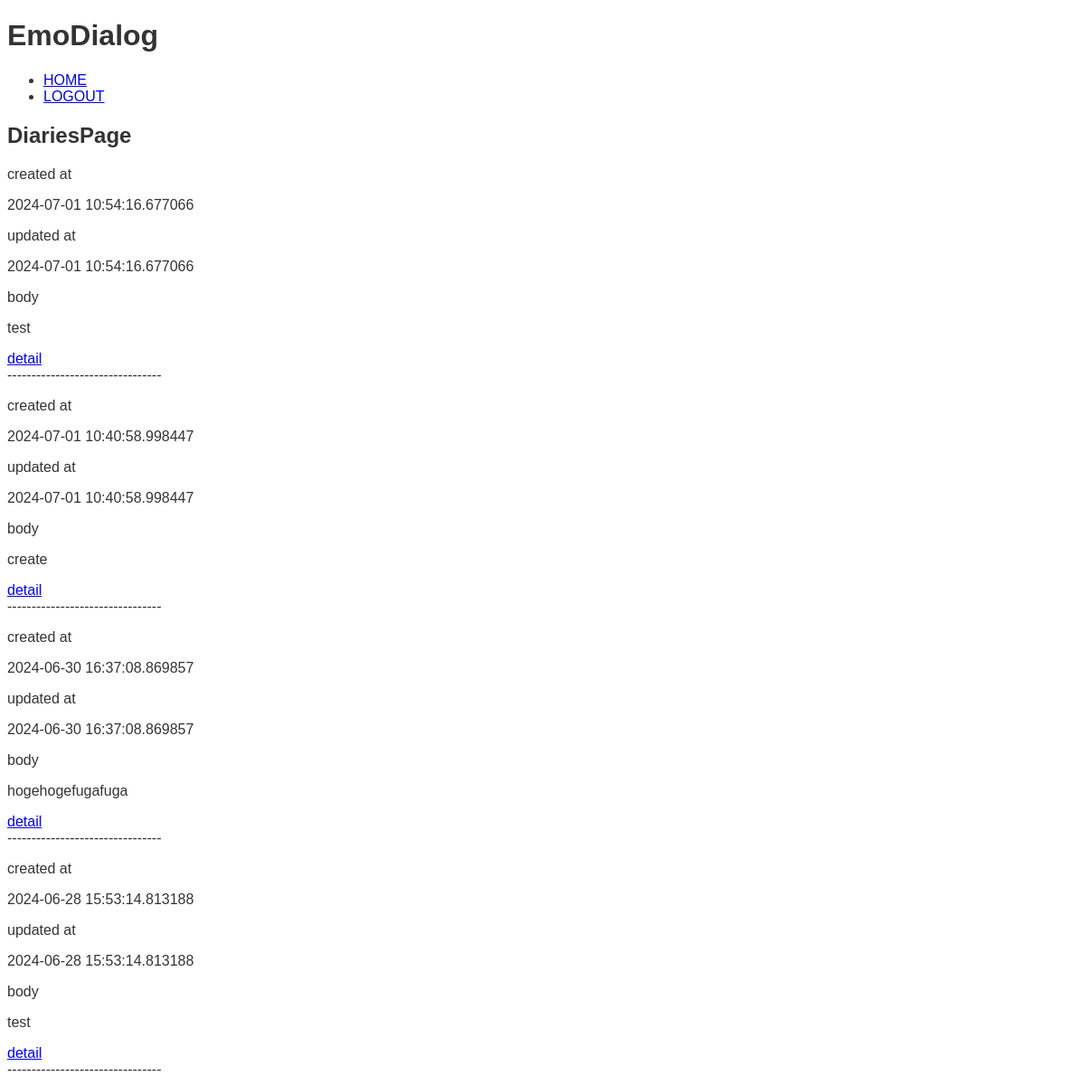
The page /diaries (signed in) on the database as committed earlier.
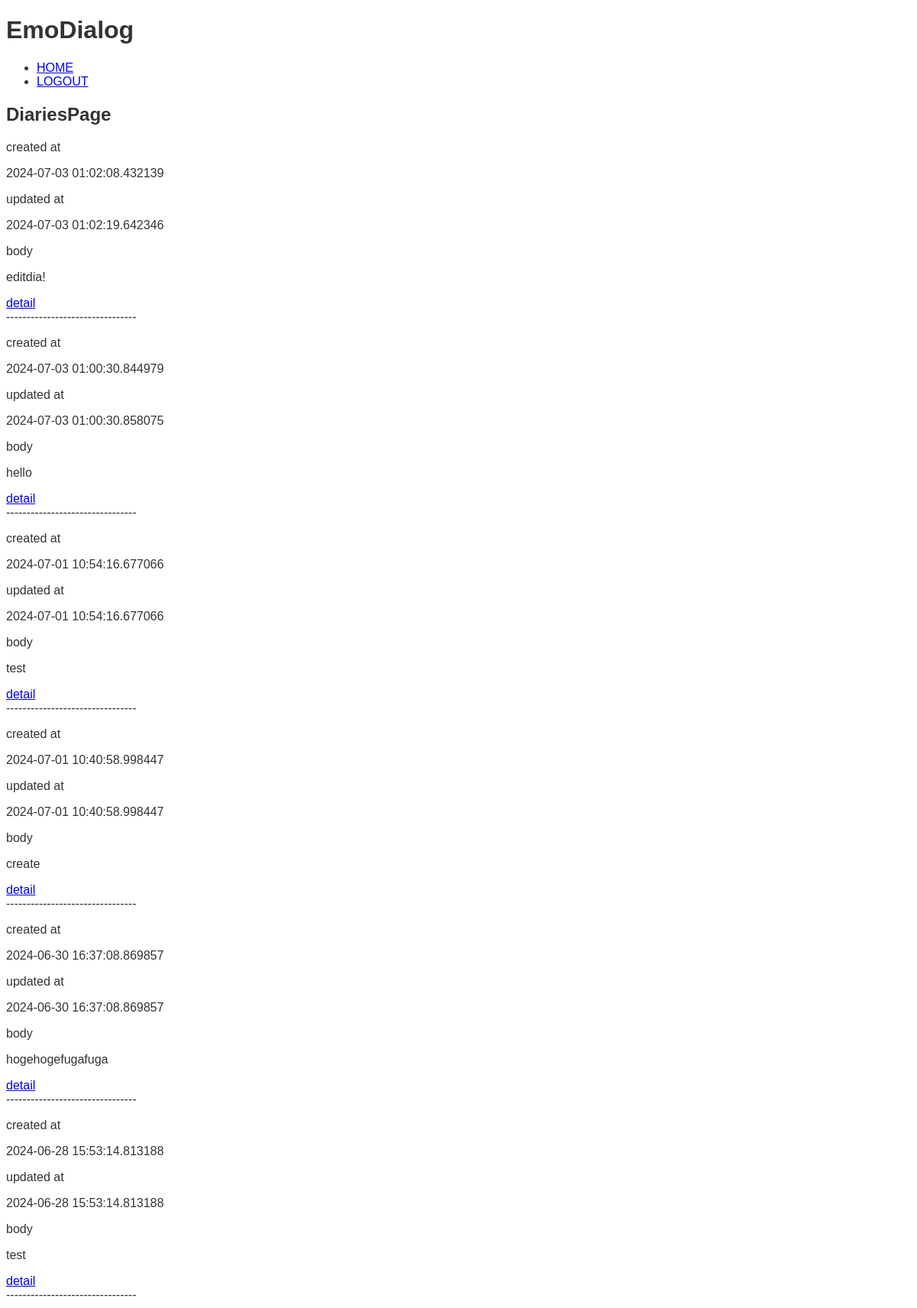
The same page on the database as committed later.
### app/models.py (models this page shows)
class Diary(db.Model):
    id = db.Column(db.Integer, primary_key=True)
    user_id = db.Column(db.Integer, db.ForeignKey('user.id'), nullable=False)
    create_at = db.Column(
        db.DateTime,
        nullable=False,
        default=lambda: datetime.now(pytz.timezone('Asia/Tokyo'))
    )
    update_at = db.Column(
        db.DateTime,
        nullable=False,
        default=lambda: datetime.now(pytz.timezone('Asia/Tokyo')),
        onupdate=lambda: datetime.now(pytz.timezone('Asia/Tokyo'))
    )
    body = db.Column(db.String(500), nullable=False)
    response = db.Column(db.String(500))
    emotion = db.Column(db.String(100))
    emotion_degree = db.Column(db.Integer)

### app/app.py (the view)
@app.route("/diaries")
@login_required
def diariesPage():
    diaries = diaryController.get_user_diaries(current_user.id)
    return render_template('diaries.html', diaries=diaries)

### app/app.py (called while the page is built)
@login_manager.user_loader
def load_user(user_id):
    return userController.user_load_control(user_id)

### app/controllers.py (called while the page is built)
    def user_load_control(self, user_id):
        return User.query.get(user_id)

    def get_user_diaries(self, user_id: int):
        diaries = Diary.query.order_by(desc(Diary.create_at)).filter_by(user_id=user_id).all()
        return diaries

### app/templates/diaries.html
{% extends "base.html" %}
{% block content %}
<h2>DiariesPage</h2>
{% for diary in diaries %}
<article>
    <p>created at</p>
    <p>{{ diary.create_at }}</p>
    <p>updated at</p>
    <p>{{ diary.update_at }}</p>
    <p>body</p>
    {% if diary.body != "" %}
        <p>{{ diary.body }}</p>
    {% else %}
        <p>No Description</p>
    {% endif %}
    <a href="/diaries/{{ diary.id }}">detail</a>
</article>
--------------------------------</br>
{% endfor %}
{% endblock %}

Rows that differ between the two databases and show on the page:
added Diary: create_at "2024-07-03 01:02:08.432139", update_at "2024-07-03 01:02:19.642346", body "editdia!"
added Diary: create_at "2024-07-03 01:00:30.844979", update_at "2024-07-03 01:00:30.858075", body "hello"
